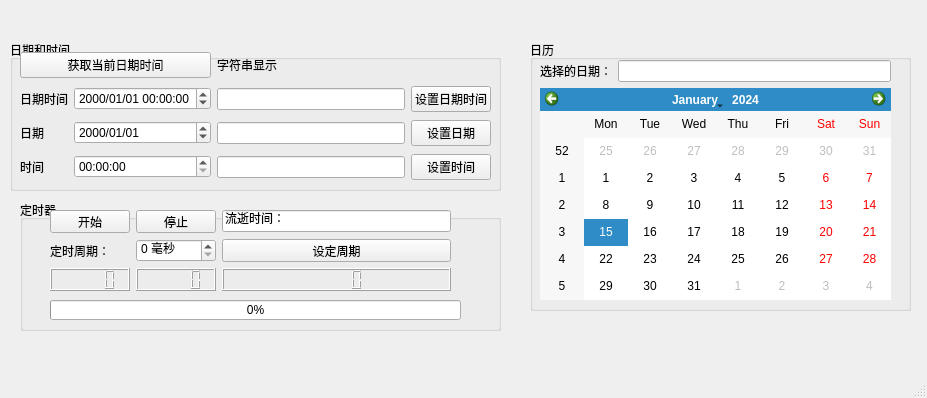
<?xml version="1.0" encoding="UTF-8"?>
<ui version="4.0">
 <class>MainWindow</class>
 <widget class="QMainWindow" name="MainWindow">
  <property name="geometry">
   <rect>
    <x>0</x>
    <y>0</y>
    <width>927</width>
    <height>398</height>
   </rect>
  </property>
  <property name="windowTitle">
   <string>MainWindow</string>
  </property>
  <widget class="QWidget" name="centralwidget">
   <widget class="QGroupBox" name="DateTimeGroupBox">
    <property name="geometry">
     <rect>
      <x>10</x>
      <y>40</y>
      <width>491</width>
      <height>151</height>
     </rect>
    </property>
    <property name="title">
     <string>日期和时间</string>
    </property>
    <widget class="QWidget" name="gridLayoutWidget">
     <property name="geometry">
      <rect>
       <x>10</x>
       <y>10</y>
       <width>471</width>
       <height>132</height>
      </rect>
     </property>
     <layout class="QGridLayout" name="gridLayout">
      <item row="3" column="0">
       <widget class="QLabel" name="TimeLabel">
        <property name="text">
         <string>时间</string>
        </property>
       </widget>
      </item>
      <item row="1" column="0">
       <widget class="QLabel" name="DateTimeLabel">
        <property name="text">
         <string>日期时间</string>
        </property>
       </widget>
      </item>
      <item row="3" column="1">
       <widget class="QTimeEdit" name="TimeEdit">
        <property name="displayFormat">
         <string>hh:mm:ss</string>
        </property>
       </widget>
      </item>
      <item row="1" column="1">
       <widget class="QDateTimeEdit" name="DateTimeEdit">
        <property name="displayFormat">
         <string>yyyy/MM/dd hh:mm:ss</string>
        </property>
       </widget>
      </item>
      <item row="3" column="2">
       <widget class="QLineEdit" name="EditTime"/>
      </item>
      <item row="1" column="2">
       <widget class="QLineEdit" name="EditDateAndTime"/>
      </item>
      <item row="0" column="0" colspan="2">
       <widget class="QPushButton" name="GetCurrentDateAndTime">
        <property name="text">
         <string>获取当前日期时间</string>
        </property>
       </widget>
      </item>
      <item row="2" column="0">
       <widget class="QLabel" name="DateLabel">
        <property name="text">
         <string>日期</string>
        </property>
       </widget>
      </item>
      <item row="2" column="2">
       <widget class="QLineEdit" name="EditDate"/>
      </item>
      <item row="2" column="1">
       <widget class="QDateEdit" name="DateEdit">
        <property name="displayFormat">
         <string>yyyy/MM/dd</string>
        </property>
       </widget>
      </item>
      <item row="1" column="3">
       <widget class="QPushButton" name="SetDateAndTime">
        <property name="text">
         <string>设置日期时间</string>
        </property>
       </widget>
      </item>
      <item row="2" column="3">
       <widget class="QPushButton" name="SetDate">
        <property name="text">
         <string>设置日期</string>
        </property>
       </widget>
      </item>
      <item row="3" column="3">
       <widget class="QPushButton" name="SetTime">
        <property name="text">
         <string>设置时间</string>
        </property>
       </widget>
      </item>
      <item row="0" column="2" colspan="2">
       <widget class="QLabel" name="StringLabel">
        <property name="text">
         <string>字符串显示 </string>
        </property>
       </widget>
      </item>
     </layout>
    </widget>
   </widget>
   <widget class="QGroupBox" name="CalendarGroupBox">
    <property name="geometry">
     <rect>
      <x>530</x>
      <y>40</y>
      <width>381</width>
      <height>271</height>
     </rect>
    </property>
    <property name="title">
     <string>日历</string>
    </property>
    <widget class="QWidget" name="formLayoutWidget">
     <property name="geometry">
      <rect>
       <x>10</x>
       <y>20</y>
       <width>351</width>
       <height>240</height>
      </rect>
     </property>
     <layout class="QFormLayout" name="CalendarFormLayout">
      <item row="0" column="0">
       <widget class="QLabel" name="SelectedCalendaDate">
        <property name="text">
         <string>选择的日期：</string>
        </property>
       </widget>
      </item>
      <item row="0" column="1">
       <widget class="QLineEdit" name="SelectedDateLineEdit"/>
      </item>
      <item row="1" column="0" colspan="2">
       <widget class="QCalendarWidget" name="Calendar"/>
      </item>
     </layout>
    </widget>
   </widget>
   <widget class="QGroupBox" name="TimerGroupBox">
    <property name="geometry">
     <rect>
      <x>20</x>
      <y>200</y>
      <width>481</width>
      <height>131</height>
     </rect>
    </property>
    <property name="title">
     <string>定时器</string>
    </property>
    <widget class="QProgressBar" name="TimerProgressBar">
     <property name="geometry">
      <rect>
       <x>30</x>
       <y>100</y>
       <width>411</width>
       <height>20</height>
      </rect>
     </property>
     <property name="value">
      <number>0</number>
     </property>
    </widget>
    <widget class="QWidget" name="gridLayoutWidget_2">
     <property name="geometry">
      <rect>
       <x>30</x>
       <y>10</y>
       <width>401</width>
       <height>81</height>
      </rect>
     </property>
     <layout class="QGridLayout" name="gridLayout_2">
      <item row="1" column="1">
       <widget class="QTimeEdit" name="TimePeriodEdit">
        <property name="date">
         <date>
          <year>2000</year>
          <month>1</month>
          <day>1</day>
         </date>
        </property>
        <property name="displayFormat">
         <string>z 毫秒</string>
        </property>
        <property name="time">
         <time>
          <hour>0</hour>
          <minute>0</minute>
          <second>0</second>
         </time>
        </property>
       </widget>
      </item>
      <item row="0" column="0">
       <widget class="QPushButton" name="TimerStartButton">
        <property name="text">
         <string>开始</string>
        </property>
       </widget>
      </item>
      <item row="0" column="1">
       <widget class="QPushButton" name="TimerStopButton">
        <property name="text">
         <string>停止</string>
        </property>
       </widget>
      </item>
      <item row="1" column="0">
       <widget class="QLabel" name="TimePeriodLabel">
        <property name="text">
         <string>定时周期：</string>
        </property>
       </widget>
      </item>
      <item row="1" column="2">
       <widget class="QPushButton" name="SetTimePeriodButton">
        <property name="text">
         <string>设定周期</string>
        </property>
       </widget>
      </item>
      <item row="2" column="0">
       <widget class="QLCDNumber" name="HourLcdNum"/>
      </item>
      <item row="2" column="1">
       <widget class="QLCDNumber" name="MinuteLcdNum"/>
      </item>
      <item row="2" column="2">
       <widget class="QLCDNumber" name="SecondLcdNum"/>
      </item>
      <item row="0" column="2">
       <widget class="QLineEdit" name="TimePassLineEdit">
        <property name="text">
         <string>流逝时间：</string>
        </property>
       </widget>
      </item>
     </layout>
    </widget>
   </widget>
  </widget>
  <widget class="QMenuBar" name="menubar">
   <property name="geometry">
    <rect>
     <x>0</x>
     <y>0</y>
     <width>927</width>
     <height>22</height>
    </rect>
   </property>
  </widget>
  <widget class="QStatusBar" name="statusbar"/>
 </widget>
 <resources/>
 <connections/>
</ui>
